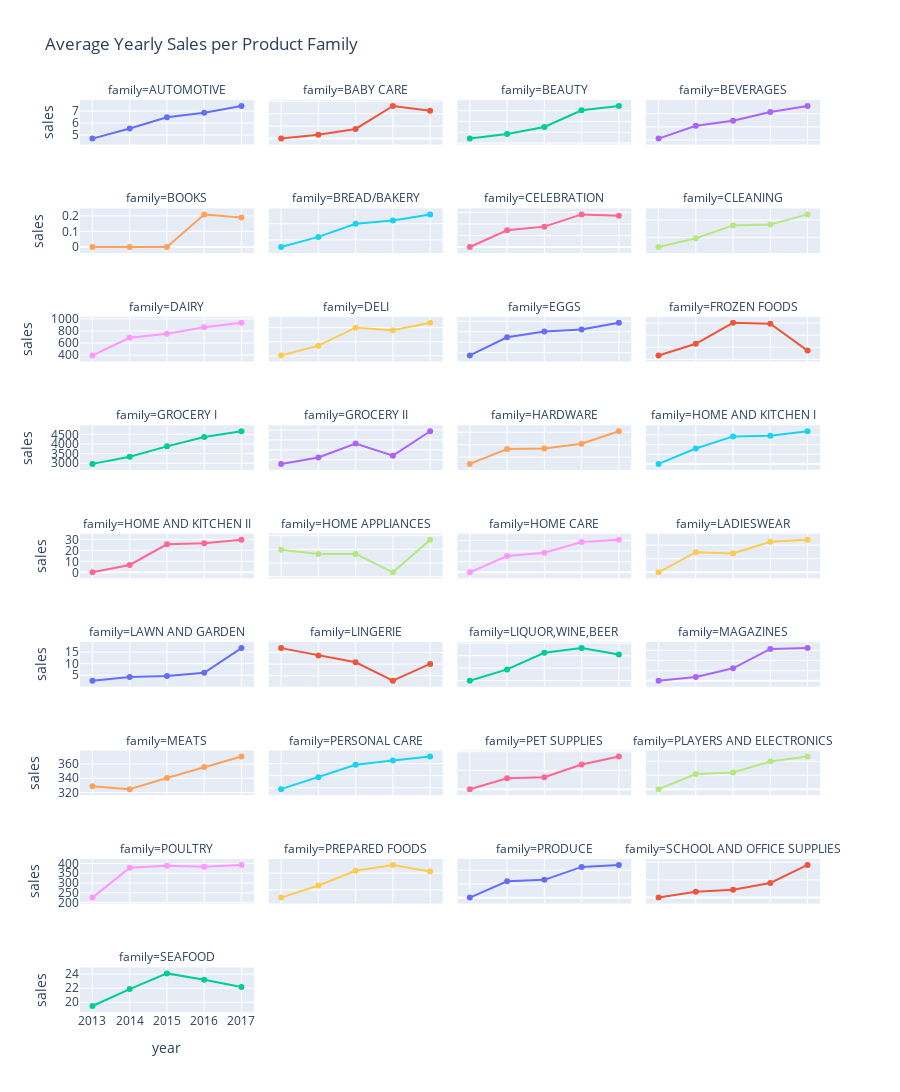
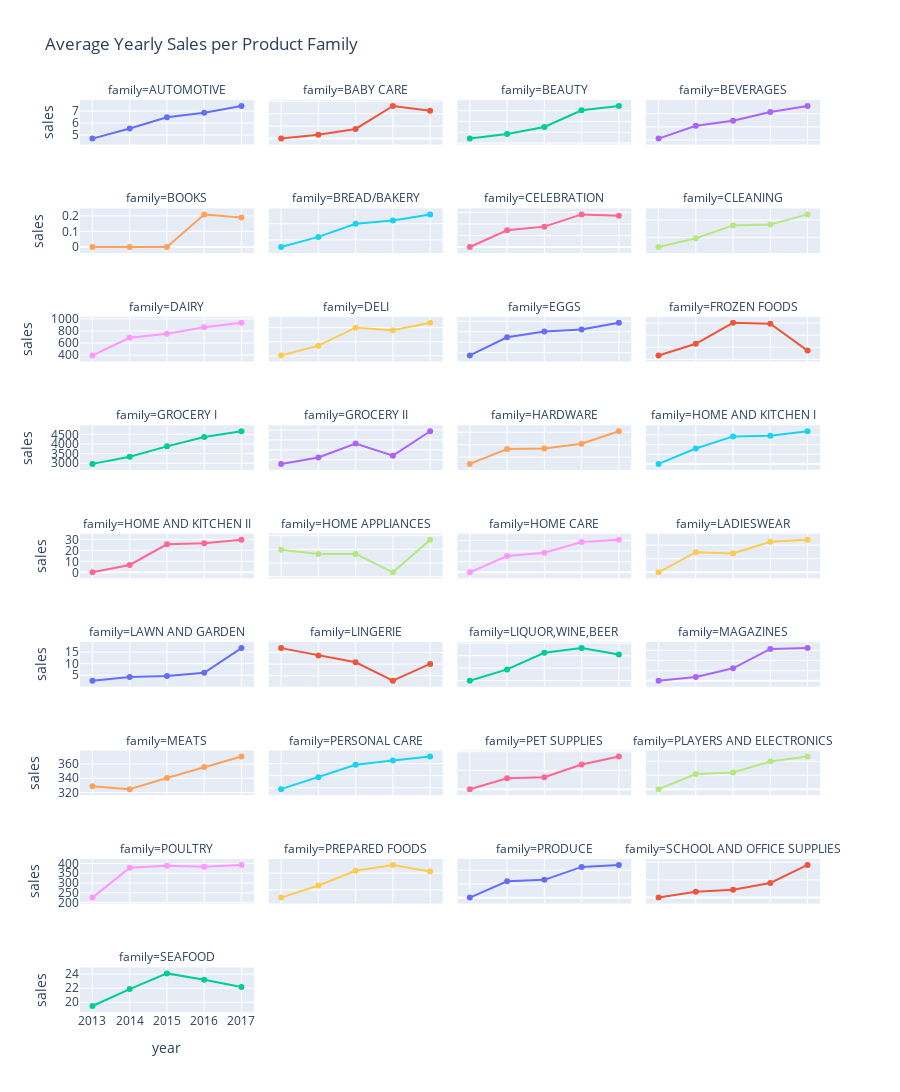

The notebook cell these images were saved under, in order:
### Code cell
fig = px.line(
    avg_sales_year_family,
    x='year',
    y='sales',
    color='family',
    facet_col='family',
    facet_col_wrap= 4,
    markers=True,
    title='Average Yearly Sales per Product Family'
)
fig.update_yaxes(matches=None)
fig.update_layout(height=2000,showlegend=False)
fig.show()
# fig.update_layout(
#     xaxis_title='Year',
#     yaxis_title='Average Sales',
#     legend_title='Family',
#     width=1000,
#     height=600
# )

fig.show()
